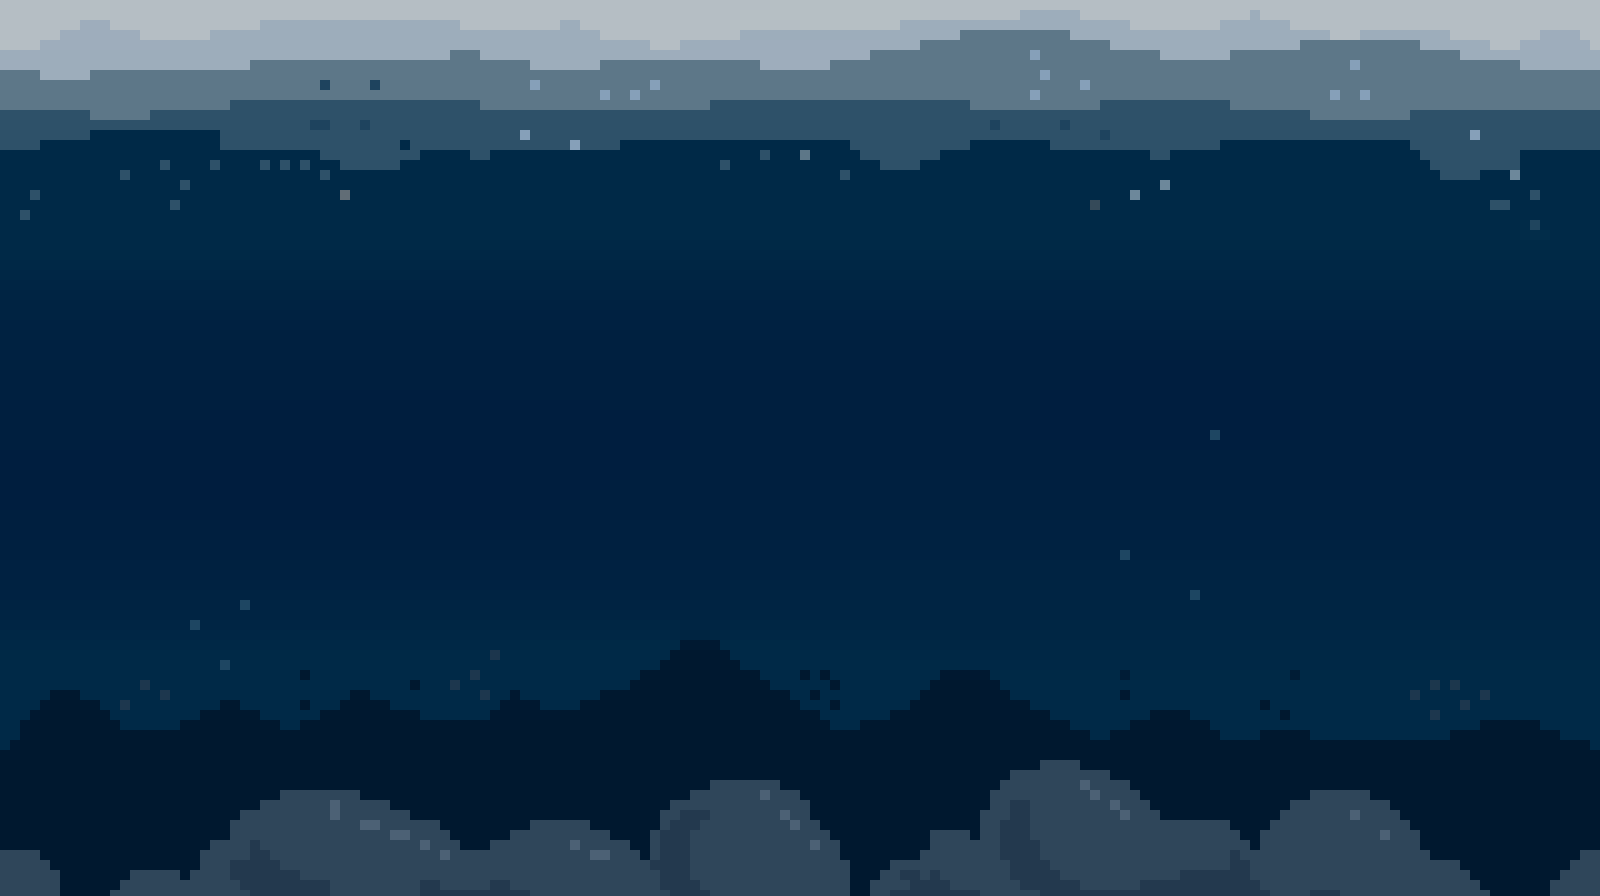

This game map was drawn from its Tiled (.tmx) file and the tilesets committed beside it. A one-line description and the trimmed map source follow:
An orthogonal 50x28 tile map with 32x32 px tiles, 1 tile layer (Tile Layer 1).

<map version="1.0" orientation="orthogonal" renderorder="right-down" width="50" height="28" tilewidth="32" tileheight="32" nextobjectid="1">
 <tileset firstgid="1" name="underwater" tilewidth="32" tileheight="32" tilecount="1400">
  <image source="Background/underwater.png" width="1600" height="900" />
 </tileset>
 <layer name="Tile Layer 1" width="50" height="28">
  <data>[1400 cells, 1400 non-empty, 1400 distinct tile ids]</data>
 </layer>
</map>